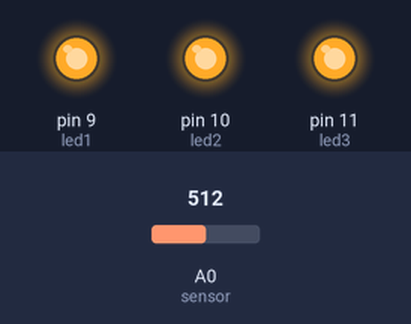
The sketch below on a simulated Arduino Uno, built with avr-gcc and run on an emulated ATmega328P. Parts: output pins drawn as LEDs (lit = HIGH). Inputs (shaded band) come from the test bench; at power-on: A0 (sensor) = 512. What the sketch prints to the serial monitor is not drawn.

Above: at 0.3 s.
Timing chart, 0 to 1.8 s (numbered marks = the images above):
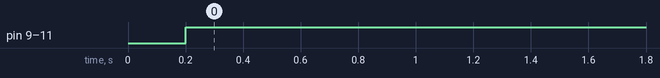

The sketch:

1.potenciometroquetequearrumae.ino
```cpp
int sensor = A0;
int valor_sensor = 0;
const int led1 = 9;
const int led2 = 10;
const int led3 = 11;

void desligarleds() {
  digitalWrite(led1, LOW);
  digitalWrite(led2, LOW);
  digitalWrite(led3, LOW);
}

void ligarleds() {
  digitalWrite(led1, 1);
  digitalWrite(led2, 1);
  digitalWrite(led3, 1);
}

void setup() {
  pinMode(sensor, INPUT);
  Serial.begin(115200);
  pinMode(led1, OUTPUT);
  pinMode(led2, OUTPUT);
  pinMode(led3, OUTPUT);
}


void loop() {
  valor_sensor = analogRead(sensor);  //  mesma coisa que o digital read utilizado anteriormente
  Serial.print("Valor analógico = ");
  Serial.println(valor_sensor);
  delay(200);


  if (valor_sensor <= 204) { // se o valor analógico for menor ou igual a 204 apaga todos os leds
    desligarleds();
  }

  if (204 <= valor_sensor < 409){
    digitalWrite(led1 , 1);
  }

  if (409 <= valor_sensor < 613){
    digitalWrite(led2, 1);
  }

  if (613 <= valor_sensor < 819){
    digitalWrite(led3, 1);
  }

  if (819 <= valor_sensor){
    ligarleds();
  }
}
```

Measured:
- by itself, pin 9 (led1), pin 10 (led2), pin 11 (led3): LOW → HIGH at 0.20 s
